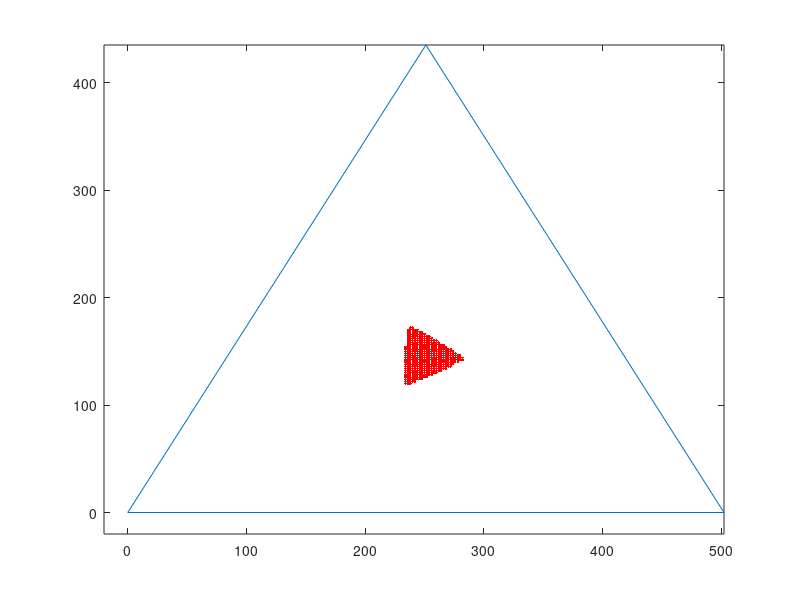

Reproduce this figure in MATLAB.
%% this is to generate the workspace of the parallel robots
R=290*sqrt(3); % side lenth of the triangle base.(mm)
r=130; 
PB1=[0,0];
PB2=[R,0];
PB3=[R/2,sqrt(3)*R/2];

base=[PB1;PB2;PB3;PB1];
plot(base(:,1),base(:,2));
axis([-20,inf,-20,inf])
hold on

%% link lenth (mm)
S=170;
L=130;

a=input("please input an angle: ");
phi_1=a+pi/6;
phi_2=a+5*pi/6;
phi_3=a+3*pi/2;
%% traversal of xc,yc
xc = 0:2:506;
yc = 0:2:449;
for i=1:size(xc,2)
    for j=1:size(yc,2)
pp1=[xc(i)-r*cos(phi_1),yc(j)-r*sin(phi_1)];%note: 
pp2=[xc(i)+r*cos(a-pi/6),yc(j)+r*sin(a-pi/6)];
pp3=[(xc(i)-r*cos(pi/2-a)),yc(j)+r*sin(pi/2-a)];

d1=norm(pp1-PB1);
d2=norm(pp2-PB2);
d3=norm(pp3-PB3);
 if (d1<(S+L)&&d1>(S-L)&&d2<(S+L)&&d2>(S-L)&&d3<(S+L)&&d3>(S-L))
     plot(xc(i),yc(j),'r.')
 end
    end
end
hold off
     
